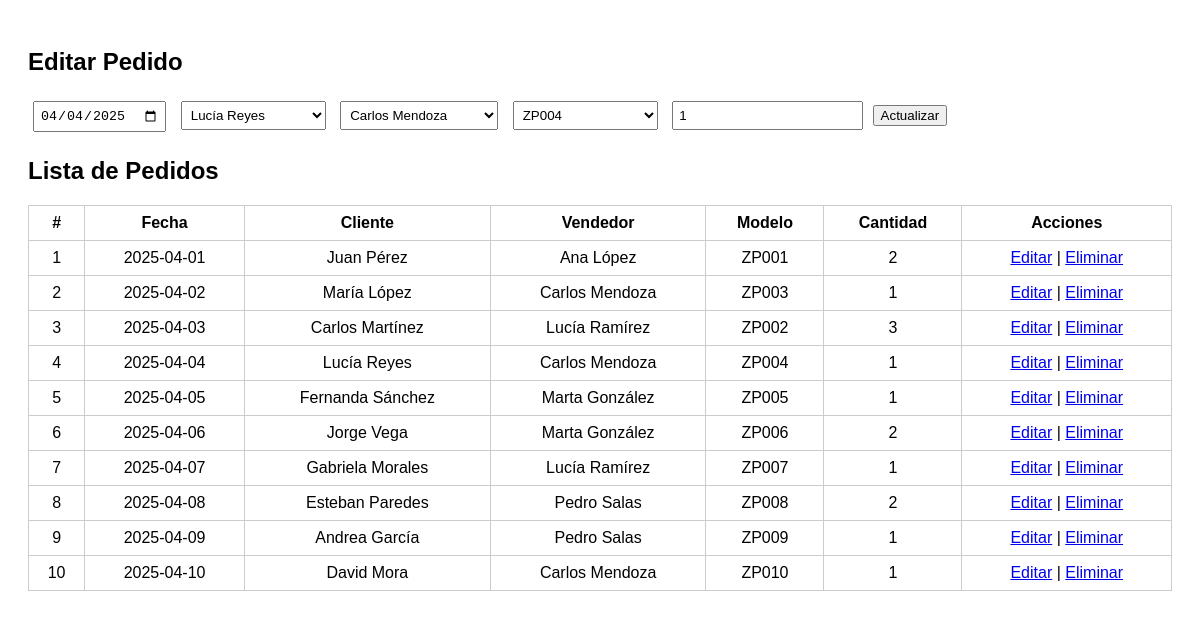
Page /views/listaPedidos.php?editar=4 on the committed database.
### tables this page shows
CREATE TABLE pedidos (
  num_pedido int NOT NULL AUTO_INCREMENT,
  fecha_pedido date DEFAULT NULL,
  fk_cliente int DEFAULT NULL,
  fk_vendedor int DEFAULT NULL,
  fk_modelo int DEFAULT NULL,
  cantidad int DEFAULT NULL,
  PRIMARY KEY (num_pedido),
  CONSTRAINT pedidos_fk1 FOREIGN KEY (fk_cliente) REFERENCES clientes (num_cliente),
  CONSTRAINT pedidos_fk2 FOREIGN KEY (fk_modelo) REFERENCES productos (id_modelo),
  CONSTRAINT pedidos_fk3 FOREIGN KEY (fk_vendedor) REFERENCES empleados (num_empleado)
);

CREATE TABLE clientes (
  num_cliente int NOT NULL AUTO_INCREMENT,
  nombre varchar(50) DEFAULT NULL,
  apellido varchar(50) DEFAULT NULL,
  representante int DEFAULT NULL,
  calle varchar(50) DEFAULT NULL,
  porton varchar(50) DEFAULT NULL,
  num_piso varchar(50) DEFAULT NULL,
  cp varchar(50) DEFAULT NULL,
  telefono varchar(50) DEFAULT NULL,
  correo varchar(50) UNIQUE DEFAULT NULL,
  clave varchar(50) not null,
  PRIMARY KEY (num_cliente),
  CONSTRAINT clientes_fk1 FOREIGN KEY (representante) REFERENCES empleados (num_empleado)
);

CREATE TABLE empleados (
  num_empleado int NOT NULL AUTO_INCREMENT,
  nombre varchar(50) DEFAULT NULL,
  apellido varchar(50) DEFAULT NULL,
  cargo varchar(50) DEFAULT NULL,
  correo varchar(50) UNIQUE DEFAULT NULL,
  clave varchar(50) not null,
  administrador int DEFAULT NULL,
  PRIMARY KEY (num_empleado),
  CONSTRAINT empleados_fk2 FOREIGN KEY (administrador) REFERENCES empleados (num_empleado)
);

CREATE TABLE productos (
  id_modelo int PRIMARY KEY AUTO_INCREMENT,
  nom_imagen varchar(300) DEFAULT NULL,
  descripcion varchar(50) DEFAULT NULL,
  precio int DEFAULT NULL,
  existencias int DEFAULT NULL,
  modelo varchar(50) DEFAULT NULL,
  talla varchar(50) DEFAULT NULL,
  genero varchar(50) DEFAULT NULL
);

### views/listaPedidos.php (the view, shortened to what this page needs)
<?php
include '../conn.php';
$editarPedido = null;
if (isset($_GET['editar'])) {
    $id = $_GET['editar'];
    $res = $conn->query("SELECT * FROM pedidos WHERE num_pedido = $id");
    $editarPedido = $res->fetch_assoc();
}
$pedidos = $conn->query("
    SELECT p.*, c.nombre AS cliente_nombre, c.apellido AS cliente_apellido,
           e.nombre AS vendedor_nombre, e.apellido AS vendedor_apellido,
           pr.modelo AS modelo_nombre
    FROM pedidos p
    LEFT JOIN clientes c ON p.fk_cliente = c.num_cliente
    LEFT JOIN empleados e ON p.fk_vendedor = e.num_empleado
    LEFT JOIN productos pr ON p.fk_modelo = pr.id_modelo
");
?>
<!DOCTYPE html>
<html lang="es">
<head>
</head>
<body>
    <h2><?php echo $editarPedido ? "Editar Pedido" : "Nuevo Pedido"; ?></h2>
    <form method="POST">
        <input type="date" name="fecha_pedido" value="<?= $editarPedido['fecha_pedido'] ?? '' ?>" required>
        <select name="fk_cliente" required>
            <?php
            $clientes = $conn->query("SELECT num_cliente, nombre, apellido FROM clientes");
            while ($row = $clientes->fetch_assoc()):
                $selected = ($editarPedido && $editarPedido['fk_cliente'] == $row['num_cliente']) ? "selected" : "";
                echo "<option value='{$row['num_cliente']}' $selected>{$row['nombre']} {$row['apellido']}</option>";
            endwhile;
            ?>
        </select>
        <select name="fk_vendedor" required>
            <?php
            $empleados = $conn->query("SELECT num_empleado, nombre, apellido FROM empleados WHERE cargo = 'Vendedor'");
            while ($row = $empleados->fetch_assoc()):
                $selected = ($editarPedido && $editarPedido['fk_vendedor'] == $row['num_empleado']) ? "selected" : "";
                echo "<option value='{$row['num_empleado']}' $selected>{$row['nombre']} {$row['apellido']}</option>";
            endwhile;
            ?>
        </select>
        <select name="fk_modelo" required>
            <?php
            $productos = $conn->query("SELECT id_modelo, modelo FROM productos");
            while ($row = $productos->fetch_assoc()):
                $selected = ($editarPedido && $editarPedido['fk_modelo'] == $row['id_modelo']) ? "selected" : "";
                echo "<option value='{$row['id_modelo']}' $selected>{$row['modelo']}</option>";
            endwhile;
            ?>
        </select>
        <input type="number" name="cantidad" placeholder="Cantidad" value="<?= $editarPedido['cantidad'] ?? '' ?>" required>
        <?php if ($editarPedido): ?>
            <button type="submit" name="actualizar">Actualizar</button>
        <?php else: ?>
            <button type="submit" name="insertar">Insertar</button>
        <?php endif; ?>
    </form>
    <h2>Lista de Pedidos</h2>
    <table>
        <tr>
            <th>#</th>
            <th>Fecha</th>
            <th>Cliente</th>
            <th>Vendedor</th>
            <th>Modelo</th>
            <th>Cantidad</th>
            <th>Acciones</th>
        </tr>
        <?php while ($p = $pedidos->fetch_assoc()): ?>
            <tr>
                <td><?= $p['num_pedido'] ?></td>
                <td><?= $p['fecha_pedido'] ?></td>
                <td><?= $p['cliente_nombre'] . ' ' . $p['cliente_apellido'] ?></td>
                <td><?= $p['vendedor_nombre'] . ' ' . $p['vendedor_apellido'] ?></td>
                <td><?= $p['modelo_nombre'] ?></td>
                <td><?= $p['cantidad'] ?></td>
                <td>
                    <a href="?editar=<?= $p['num_pedido'] ?>">Editar</a> |
                    <a href="?eliminar=<?= $p['num_pedido'] ?>" onclick="return confirm('¿Eliminar este pedido?')">Eliminar</a>
                </td>
            </tr>
        <?php endwhile; ?>
    </table>
</body>
</html>

### views/listaPedidos.php (style rules this page uses)
body { font-family: Arial, sans-serif; padding: 20px; }
table { border-collapse: collapse; width: 100%; margin-top: 20px; }
th, td { border: 1px solid #ccc; padding: 8px; text-align: center; }
input, select { padding: 5px; margin: 5px; }
form { margin-top: 20px; }

### rows in the picture
pedidos: fecha_pedido "04/04/2025", cantidad "1", num_pedido "4", fecha_pedido "2025-04-04", fk_cliente.nombre "Lucía", fk_cliente.apellido "Reyes", fk_vendedor.nombre "Carlos", fk_vendedor.apellido "Mendoza", fk_modelo.modelo "ZP004"
pedidos: num_pedido "1", fecha_pedido "2025-04-01", fk_cliente.nombre "Juan", fk_cliente.apellido "Pérez", fk_vendedor.nombre "Ana", fk_vendedor.apellido "López", fk_modelo.modelo "ZP001", cantidad "2"
pedidos: num_pedido "2", fecha_pedido "2025-04-02", fk_cliente.nombre "María", fk_cliente.apellido "López", fk_vendedor.nombre "Carlos", fk_vendedor.apellido "Mendoza", fk_modelo.modelo "ZP003", cantidad "1"
pedidos: num_pedido "3", fecha_pedido "2025-04-03", fk_cliente.nombre "Carlos", fk_cliente.apellido "Martínez", fk_vendedor.nombre "Lucía", fk_vendedor.apellido "Ramírez", fk_modelo.modelo "ZP002", cantidad "3"
pedidos: num_pedido "5", fecha_pedido "2025-04-05", fk_cliente.nombre "Fernanda", fk_cliente.apellido "Sánchez", fk_vendedor.nombre "Marta", fk_vendedor.apellido "González", fk_modelo.modelo "ZP005", cantidad "1"
pedidos: num_pedido "6", fecha_pedido "2025-04-06", fk_cliente.nombre "Jorge", fk_cliente.apellido "Vega", fk_vendedor.nombre "Marta", fk_vendedor.apellido "González", fk_modelo.modelo "ZP006", cantidad "2"
pedidos: num_pedido "7", fecha_pedido "2025-04-07", fk_cliente.nombre "Gabriela", fk_cliente.apellido "Morales", fk_vendedor.nombre "Lucía", fk_vendedor.apellido "Ramírez", fk_modelo.modelo "ZP007", cantidad "1"
pedidos: num_pedido "8", fecha_pedido "2025-04-08", fk_cliente.nombre "Esteban", fk_cliente.apellido "Paredes", fk_vendedor.nombre "Pedro", fk_vendedor.apellido "Salas", fk_modelo.modelo "ZP008", cantidad "2"
pedidos: num_pedido "9", fecha_pedido "2025-04-09", fk_cliente.nombre "Andrea", fk_cliente.apellido "García", fk_vendedor.nombre "Pedro", fk_vendedor.apellido "Salas", fk_modelo.modelo "ZP009", cantidad "1"
pedidos: num_pedido "10", fecha_pedido "2025-04-10", fk_cliente.nombre "David", fk_cliente.apellido "Mora", fk_vendedor.nombre "Carlos", fk_vendedor.apellido "Mendoza", fk_modelo.modelo "ZP010", cantidad "1"

### other values in the picture
form field fk_cliente "Lucía Reyes"
form field fk_vendedor "Carlos Mendoza"
form field fk_modelo "ZP004"
